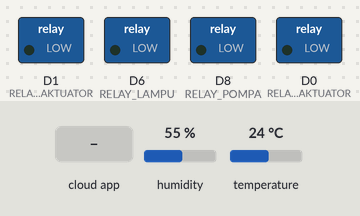
Bench run of a sketch on a simulated ESP8266 (NodeMCU). On the bench: switched loads named in the sketch (green lamp = pin HIGH). The test bench sets the inputs (shaded band); at power-on: humidity 55 %, temperature 24 °C. WiFi joins after 1.5 s; servers stay silent unless stated; the Firebase database answers and starts empty; what the sketch prints to the serial monitor is not drawn.

Above: at 2.7 s.
2.8 s: the phone or cloud app sets Turn to 1
At 4.3 s:
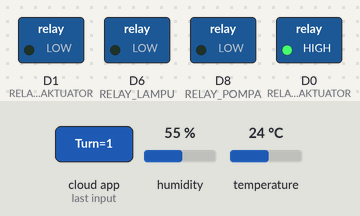
Timing chart, 0 to 5.8 s (numbered marks = the images above; inputs shaded):
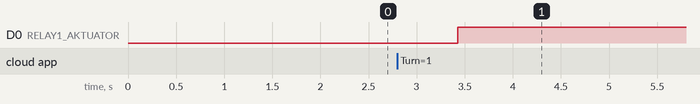

The sketch:

Kandang_V_1.0.ino
```cpp
#include "DHT.h"
#include <Wire.h>
#include <ESP8266WiFi.h>
#include <FirebaseESP8266.h>

#include "addons/TokenHelper.h"
#include "addons/RTDBHelper.h"

#define DHTPIN D7
#define DHTTYPE DHT11

#define RELAY1_AKTUATOR D0
#define RELAY2_AKTUATOR D1
#define RELAY_LAMPU D6
#define RELAY_POMPA D8

#define WIFI_SSID "infinergy"
#define WIFI_PASSWORD "okeokeoke"
#define API_KEY "AIzaSyCHUT44crImCjPfvKQaMhCaNjT7d6pxG0U"
#define DATABASE_URL "kknundipxrnb-default-rtdb.firebaseio.com"
#define USER_EMAIL "kknundip@gmail.com"
#define USER_PASSWORD "rnb2022jaya"

#define DELAY_AKTUATOR 100000
#define DELAY_POMPA 10000

//Define Firebase Data object
FirebaseData fbdo;
FirebaseAuth auth;
FirebaseConfig config;

DHT dht(DHTPIN, DHTTYPE);

int intValue = 0;

void setup()
{

  Serial.begin(115200);

  WiFi.begin(WIFI_SSID, WIFI_PASSWORD);
  Serial.print("Connecting to Wi-Fi");
  while (WiFi.status() != WL_CONNECTED)
  {
    Serial.print(".");
    delay(300);
  }
  Serial.println();
  Serial.print("Connected with IP: ");
  Serial.println(WiFi.localIP());
  Serial.println();
  Serial.printf("Firebase Client v%s\n\n", FIREBASE_CLIENT_VERSION);

  config.api_key = API_KEY;

  auth.user.email = USER_EMAIL;
  auth.user.password = USER_PASSWORD;

  config.database_url = DATABASE_URL;
  config.token_status_callback = tokenStatusCallback; //see addons/TokenHelper.h

  dht.begin();
  Firebase.begin(&config, &auth);

  pinMode(RELAY1_AKTUATOR, OUTPUT);
  pinMode(RELAY2_AKTUATOR, OUTPUT);
  pinMode(RELAY_LAMPU, OUTPUT);
  pinMode(RELAY_POMPA, OUTPUT);
}

void loop()
{
  Reset();
  float humidity = dht.readHumidity();
  float temperature = dht.readTemperature();

  if (Firebase.ready())
  {
     if (Firebase.RTDB.setFloat(&fbdo, "Monitoring/Variabel/Ruangan/Suhu", temperature)){
    }
    else {
      Serial.println("FAILED");
      Serial.println("REASON: " + fbdo.errorReason());
    }
    if (Firebase.RTDB.setFloat(&fbdo, "Monitoring/Variabel/Ruangan/Kelembapan", humidity)){
    }
    else {
      Serial.println("FAILED");
      Serial.println("REASON: " + fbdo.errorReason());
    }
    if (Firebase.RTDB.getInt(&fbdo, "/Spray/Value/Turn")) {
      if (fbdo.dataType() == "int") {
        intValue = fbdo.intData();
        Serial.println(intValue);
        if(intValue == 1){
          Naik();
          Semprot();
          Reset();
          Turun();
        }
        else{
          Reset();
        }
      }
    }
    else {
      Serial.println(fbdo.errorReason());
    }
  }
  delay(1000);
}

void Naik(){
  digitalWrite(RELAY1_AKTUATOR, HIGH);
  digitalWrite(RELAY2_AKTUATOR, LOW);
  delay(DELAY_AKTUATOR);
}

void Turun(){
  digitalWrite(RELAY1_AKTUATOR, LOW);
  digitalWrite(RELAY2_AKTUATOR, HIGH);
  delay(DELAY_AKTUATOR);
}

void Semprot(){
  digitalWrite(RELAY_POMPA, HIGH);
  delay(DELAY_POMPA);
  digitalWrite(RELAY_POMPA, LOW);
}

void Reset(){
  digitalWrite(RELAY1_AKTUATOR, LOW);
  digitalWrite(RELAY2_AKTUATOR, LOW);
  digitalWrite(RELAY_POMPA, LOW);
  digitalWrite(RELAY_LAMPU, LOW);
}
```

Measured:
- after the input at 2.8 s, D0 (RELAY1_AKTUATOR): LOW → HIGH after 0.63 s
